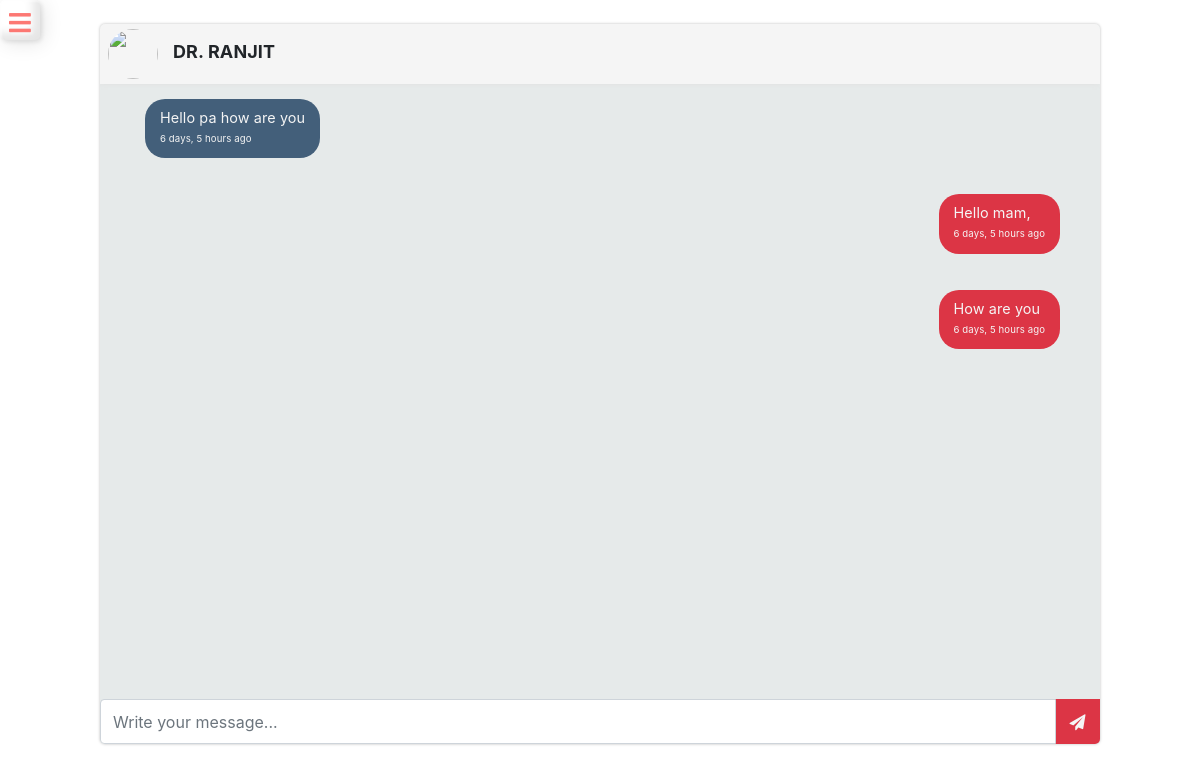
/chat/20 (signed in), run on the app's committed database.
### schoolapp/models.py (models this page shows, shortened)
class StudentDetails(models.Model):
    user_id = models.IntegerField(blank = True, null=True)
    profile_image = models.ImageField(upload_to='media/profile',blank=True,null=True)
    student = models.OneToOneField(User, on_delete=models.CASCADE)
    full_name = models.CharField(max_length=100)
    roll_no = models.CharField(max_length=100)
    stu_class = models.IntegerField()
    date_of_birth = models.DateField( blank=True, null=True)
    gender = models.CharField(max_length=10,blank=True, null=True)
    street = models.CharField(max_length=100, blank=True, null=True )
    city = models.CharField(max_length=50, blank=True, null=True )
    state = models.CharField(max_length=50, blank=True, null=True )
    zip_code = models.CharField(max_length=10, blank=True, null=True )
    phone_number = models.CharField(max_length=15, blank=True, null=True )
    email = models.EmailField(blank=True, null=True )
    father_name = models.CharField(max_length=50, blank=True, null=True )
    father_contact = models.CharField(max_length=15, blank=True, null=True )
    mother_name = models.CharField(max_length=50, blank=True, null=True )
    mother_contact = models.CharField(max_length=15, blank=True, null=True )# Contact Information
    phone_number = models.CharField(max_length=15, blank=True, null=True)
    email = models.EmailField(blank=True, null=True)
    father_name = models.CharField(max_length=50, blank=True, null=True)
    father_contact = models.CharField(max_length=15, blank=True, null=True)
    mother_name = models.CharField(max_length=50, blank=True, null=True)
    mother_contact = models.CharField(max_length=15, blank=True, null=True)

class BasicInfo(models.Model):
    created_at = models.DateTimeField(auto_now_add=True)
    updated_at = models.DateTimeField(auto_now=True)

class Message(BasicInfo):
    sender = models.ForeignKey(User, related_name="sender",on_delete=models.CASCADE)
    receiver = models.ForeignKey(User, related_name="receiver",on_delete=models.CASCADE)
    senderid = models.IntegerField()
    receiverid = models.IntegerField()
    content = models.TextField()

class BasicInfo(models.Model):
    created_at = models.DateTimeField(auto_now_add=True)
    updated_at = models.DateTimeField(auto_now=True)

### schoolapp/views.py (the view)
# urls.py: path("chat/<int:id>",views.chat_page,name="chat"),
@login_required(login_url="signin")
def chat_page(request,id):
    sender = request.user
    receiver = User.objects.get(id=id)
    receiver_bio = StudentDetails.objects.get(user_id = receiver.id)
    sender_bio = StudentDetails.objects.get(user_id = sender.id)
    if request.method == 'POST':
        content = request.POST['content']
        Message(sender=sender, receiver=receiver, senderid=sender.id, receiverid = receiver.id , content=content).save()
    messages = Message.objects.filter(sender=sender, receiver=receiver) | Message.objects.filter(sender=receiver, receiver=sender)
    messages = messages.order_by('created_at')
    context = {
        "sender":sender,
        "receiver_bio" : receiver_bio,
        "sender_bio" : sender_bio,
        "messages" : messages
    }
    return render(request,"chatting-page.html",context=context)

### templates/chatting-page.html (shortened to what this page needs)
{% extends "base.html" %}
{% load static %}
{% block csscode %}
<link href="//maxcdn.bootstrapcdn.com/bootstrap/4.0.0/css/bootstrap.min.css" rel="stylesheet" id="bootstrap-css">
<link href="https://stackpath.bootstrapcdn.com/font-awesome/4.7.0/css/font-awesome.min.css" rel="stylesheet"
>
<link href='http://onesignal.github.io/emoji-picker/lib/css/emoji.css' rel='stylesheet' type='text/css'>
{% endblock csscode %}
{% block body %}
<div id="framechat">
    <div class="content">
        <div class="header d-flex px-2">
            {% if receiver_bio.profile_image %}
            <img src="{{receiver_bio.profile_image.url}}" alt="" />
            {% else %}
            <img src="https://cdn-icons-png.flaticon.com/512/3135/3135715.png" alt="" />
            {% endif %}
            <p>{{receiver_bio.full_name}}</p>
        </div>
        <div class="messages">
            <ul>
                {% for message in messages %}
                {% if message.sender == request.user %}
                <li class="sent">
                    <p class="bg-danger">{{message.content}} <br><span>{{message.created_at|timesince}} ago</span></p>
                </li>
                {% else %}
                <li class="replies">
                    <p>{{message.content}} <br><span>{{message.created_at|timesince}} ago</span></p>
                </li>
                {% endif %}
                {% endfor %}
            </ul>
        </div>
        <div class="message-input">
            <div class="wrap">
                <form method="post" action="{% url 'chat' receiver_bio.user_id %}">
                    <div class="input-group">
                        <input type="text" placeholder="Write your message..." data-emojiable="true"
                            class="form-control" name="content" />
                        <button class="submit bg-danger" type="submit"><i class="fa fa-paper-plane"
                                aria-hidden="true"></i></button>
                    </div>
                </form>
            </div>
        </div>
    </div>
</div>
{% endblock body %}

### templates/chatting-page.html (style rules this page uses)
#framechat { width: 100%; max-width: 1000px; height: 100vh; min-height: 300px; max-height: 720px; background: #E6EAEA; box-shadow: 0px 0px 3px #bbbbbb; border-radius: 5px; overflow: hidden; letter-spacing: 0.1px; text-shadow: 1px 1px 1px rgba(0, 0, 0, 0.004); -webkit-font-smoothing: antialiased; margin: 0 auto; }
#framechat .content { float: right; width: 100%; height: 100%; overflow: hidden; position: relative; }
#framechat .content .header { width: 100%; height: 60px; line-height: 45px; background: #f5f5f5; overflow: hidden; box-shadow: -1px 1px 5px #e2e2e2; }
span { font-size: .6rem; }
.header img { margin-top: 5px; width: 50px; height: 50px; border-radius: 50%; }
#framechat .content .header p { font-weight: 700; font-size: 18px; margin-left: 15px; padding-top: 5px; text-transform: uppercase; }
#framechat .content .messages { height: auto; min-height: calc(100% - 90px); max-height: calc(100% - 90px); overflow-y: scroll; overflow-x: hidden; width: 100%; margin: 0; padding: 0; }
#framechat .content .messages ul { overflow: hidden; margin: 0; padding: 0; }
#framechat .content .messages ul li { display: inline-block; clear: both; float: left; margin: 15px 15px 5px 15px; width: calc(100% - 25px); font-size: 0.9em; }
#framechat .content .messages ul li:nth-last-child(1) { margin-bottom: 20px; }
#framechat .content .messages ul li.replies p { background: #435f7a; color: #f5f5f5; }
#framechat .content .messages ul li.sent p { background: #f5f5f5; float: right; color: #f5f5f5; }
#framechat .content .messages ul li p { display: inline-block; padding: 10px 15px; border-radius: 20px; max-width: 205px; line-height: 130%; }
@media screen and (min-width: 735px) { #framechat .content .messages ul li p { max-width: 300px; } }
#framechat .content .message-input { position: absolute; bottom: 0; width: 100%; z-index: 99; background: #E6EAEA; }
#framechat .content .message-input .wrap { position: relative; }
#framechat .content .message-input .wrap button { float: right; border: none; width: 45px; height: 45px; line-height: 42px; cursor: pointer; background: #32465a; color: #f5f5f5; }

### templates/base.html (style rules this page uses)
* { margin: 0; padding: 0; text-decoration: none; }
:root { --accent-color: #fff; --gradient-color: #FBFBFB; }
body { margin: 0 !important; padding: 0 !important; }

### data on the page
StudentDetails: full_name "DR. RANJIT"
Message: content "Hello pa how are you", created_at "6 days, 5 hours"
Message: content "Hello mam,", created_at "6 days, 5 hours"
Message: content "How are you", created_at "6 days, 5 hours"
